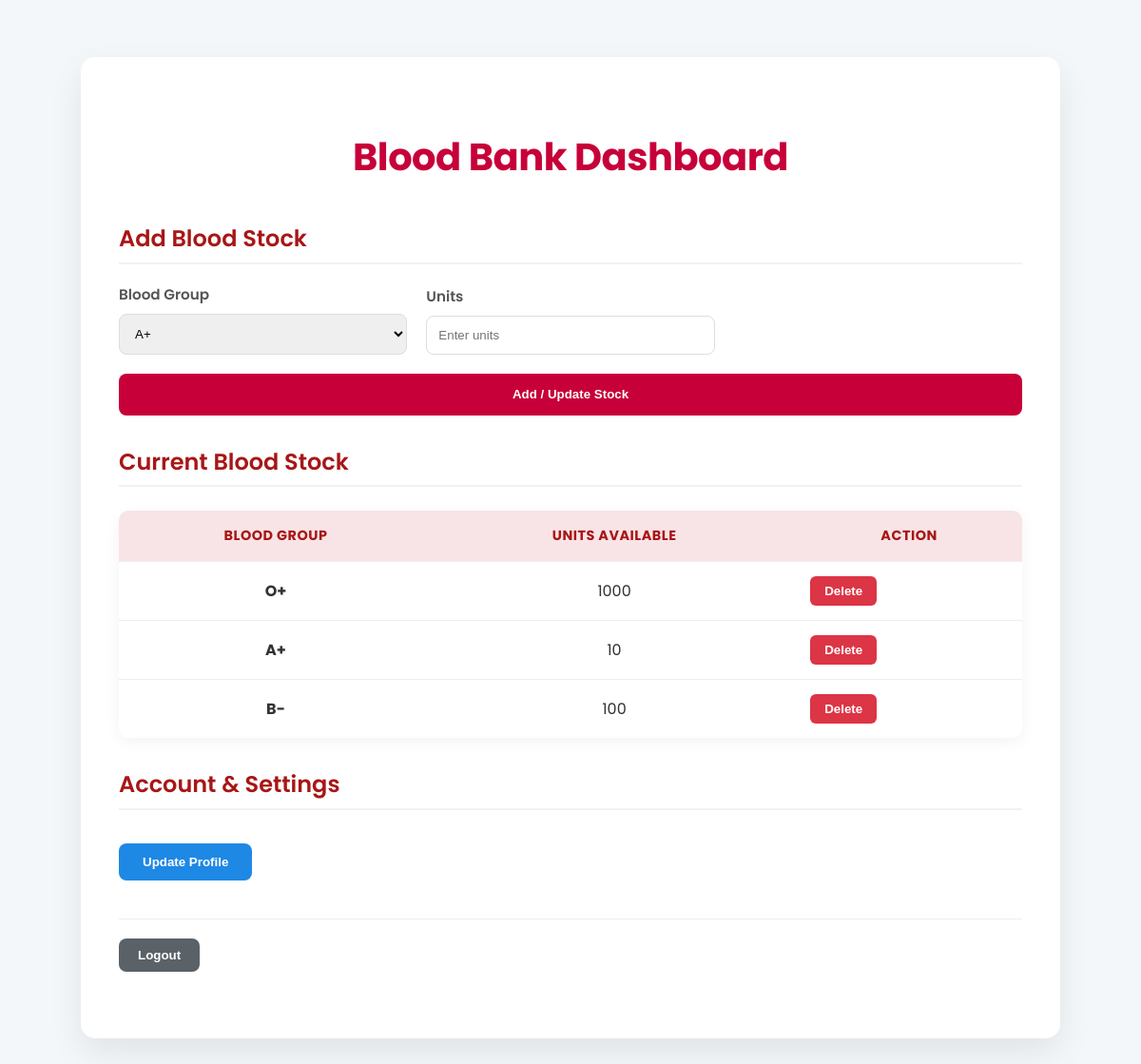
The page /hospital-dashboard/ (signed in) on the database as committed earlier.
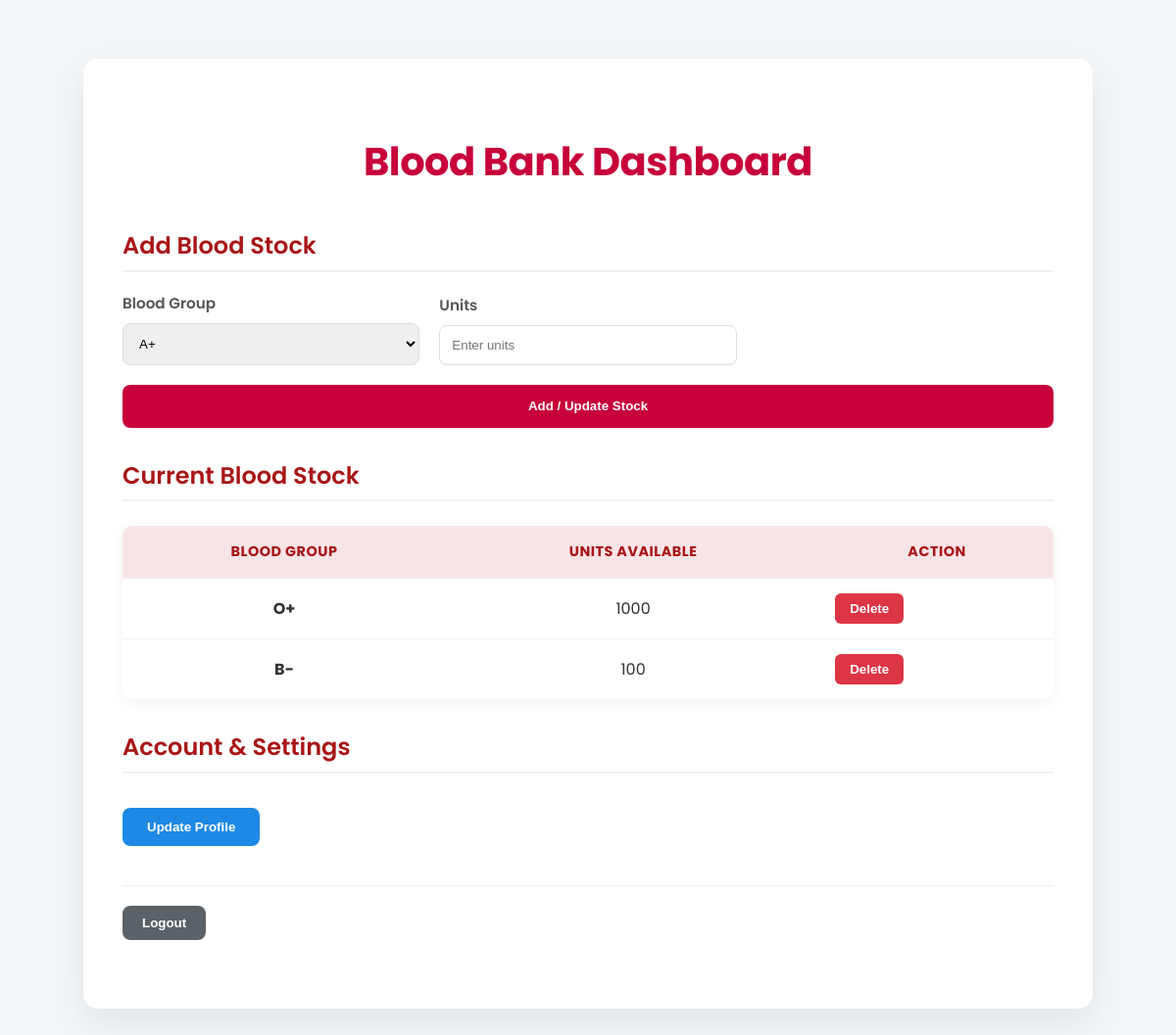
The same page on the database as committed later.
### bloodmanager/models.py (models this page shows, shortened)
class BloodStock(models.Model):
    hospital = models.ForeignKey(Hospital, on_delete=models.CASCADE, null=True, blank=True)
    blood_group = models.CharField(max_length=3, choices=BLOOD_GROUP_CHOICES)
    units = models.PositiveIntegerField(default=0)

### bloodmanager/views.py (the view, shortened to what this page needs)
# urls.py: path('hospital-dashboard/', views.hospital_dashboard, name='hospital-dashboard'),
@login_required
def hospital_dashboard(request):
    hospital = request.user.hospital
    stock = BloodStock.objects.filter(hospital=hospital)
    context = {
        'stock': stock,
        'BLOOD_GROUP_CHOICES': BLOOD_GROUP_CHOICES,
    }
    return render(request, 'hospital/hospital_dashboard.html', context)

### bloodmanager/templates/hospital/hospital_dashboard.html (shortened to what this page needs)
<!DOCTYPE html>
<html lang="en">
<head>
</head>
<body>
<div class="container">
    <h2> Blood Bank Dashboard</h2>
    <h3>Add Blood Stock</h3>
    <form method="POST" class="add-stock-form">
        <div class="form-group">
            <label for="blood_group">Blood Group</label>
            <select name="blood_group" id="blood_group">
                {% for bg in BLOOD_GROUP_CHOICES %}
                    <option value="{{ bg.0 }}">{{ bg.1 }}</option>
                {% endfor %}
            </select>
        </div>
        <div class="form-group">
            <label for="units">Units</label>
            <input type="number" name="units" id="units" min="1" placeholder="Enter units">
        </div>
        <button type="submit" name="add_stock">Add / Update Stock</button>
    </form>
    <h3>Current Blood Stock</h3>
    <table>
        <thead>
            <tr>
                <th>Blood Group</th>
                <th>Units Available</th>
                <th>Action</th>
            </tr>
        </thead>
        <tbody>
            {% for s in stock %}
            <tr>
                <td><strong>{{ s.blood_group }}</strong></td>
                <td>{{ s.units }}</td>
                <td>
                    <form method="POST" action="{% url 'delete_stock' s.id %}" style="margin: 0;">
                        <button type="submit">Delete</button>
                    </form>
                </td>
            </tr>
            {% endfor %}
            </tbody>
    </table>
    <h3>Account & Settings</h3>
    <a href="{% url 'hospital_edit_profile' %}" class="profile-link">
        <button type="button">Update Profile</button>
    </a>
    <div class="logout">
        <form method="POST" action="{% url 'logout' %}">
            <button type="submit">Logout</button>
        </form>
    </div>
</div>
</body>
</html>

### bloodmanager/templates/hospital/hospital_dashboard.html (style rules this page uses)
body { font-family: 'Poppins', sans-serif; background: #f4f7f9; margin: 0; padding: 0; line-height: 1.6; color: #333; }
.container { max-width: 950px; margin: 60px auto; background: #ffffff; padding: 40px; border-radius: 15px; box-shadow: 0 15px 35px rgba(0,0,0,0.08); }
h2 { color: #c70039; margin-bottom: 35px; text-align: center; font-size: 2.5rem; font-weight: 700; letter-spacing: -0.5px; }
h3 { color: #a81616; margin-top: 30px; margin-bottom: 20px; font-size: 1.5rem; font-weight: 600; padding-bottom: 5px; border-bottom: 2px solid #f0f2f5; }
form { display: flex; gap: 20px; flex-wrap: wrap; margin-bottom: 30px; align-items: flex-end; }
.form-group { flex: 1; min-width: 150px; }
form label { display: block; margin-bottom: 8px; font-weight: 600; color: #555; font-size: 0.95rem; }
form select, form input[type=number] { width: 100%; padding: 12px; border-radius: 8px; border: 1px solid #ddd; transition: border-color 0.3s, box-shadow 0.3s; box-sizing: border-box; }
form button[name="add_stock"] { background: #c70039; color: #fff; border: none; padding: 12px 25px; border-radius: 8px; cursor: pointer; font-weight: 600; transition: background-color 0.3s, transform 0.2s; flex-basis: 100%; min-height: 44px; }
table { width: 100%; border-collapse: separate; border-spacing: 0; margin-top: 25px; border-radius: 10px; overflow: hidden; box-shadow: 0 4px 15px rgba(0,0,0,0.05); }
th, td { padding: 15px; text-align: center; border-bottom: 1px solid #eee; }
th { background: #f8e4e6; color: #a81616; font-weight: 700; text-transform: uppercase; font-size: 0.9rem; letter-spacing: 0.5px; }
tr:last-child td { border-bottom: none; }
table button { background: #dc3545; color: white; border: none; padding: 8px 15px; border-radius: 6px; cursor: pointer; font-weight: 600; transition: background-color 0.3s; }
.profile-link button { background: #1e88e5; color: #fff; border-radius: 8px; padding: 12px 25px; cursor: pointer; border: none; margin-top: 15px; font-weight: 600; transition: background-color 0.3s; }
.logout { margin-top: 40px; text-align: right; padding-top: 20px; border-top: 1px solid #eee; }
.logout button { background: #5a6268; padding: 10px 20px; border-radius: 8px; color: #fff; border: none; cursor: pointer; font-weight: 600; transition: background-color 0.3s; }
@media (min-width: 601px) { form.add-stock-form .form-group { flex-basis: calc(33.33% - 13.33px); min-width: 0; } }
@media (min-width: 601px) { form.add-stock-form button[name="add_stock"] { flex-basis: 100%; } }

Rows that differ between the two databases and show on the page:
removed BloodStock: blood_group "A+", units "10"
